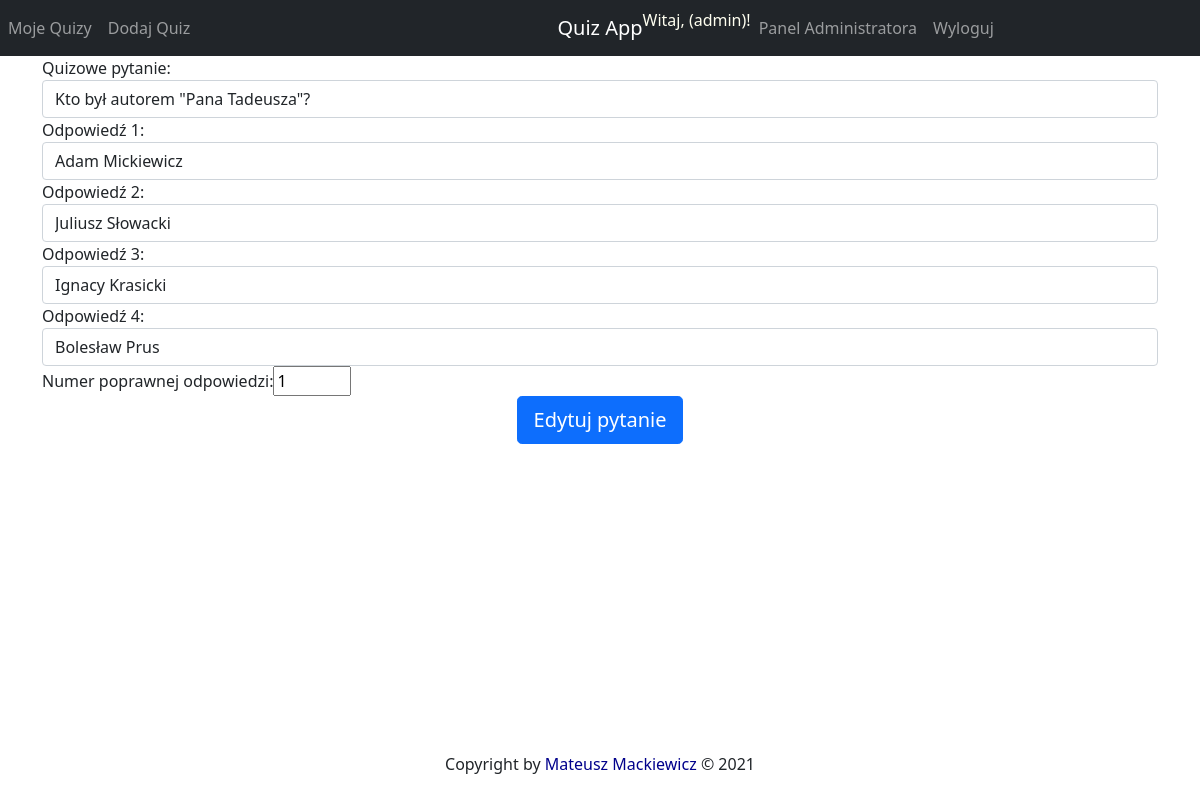
Screenshot of /edytujpytanie/1 (signed in) with the database file from the repository.
### quiz/models.py (models this page shows, shortened)
class Pytanie(models.Model):
    quiz = models.ForeignKey(Quiz, on_delete=models.CASCADE)
    pytanie = models.CharField(max_length=500)
    odpowiedz = models.IntegerField()
    opcja1 = models.CharField(max_length=500)
    opcja2 = models.CharField(max_length=500)
    opcja3 = models.CharField(max_length=500, blank=True)
    opcja4 = models.CharField(max_length=500, blank=True)

### quiz/views.py (the view, shortened to what this page needs)
# urls.py: path('edytujpytanie/<id>', edytuj_pytanie, name='edytuj_pytanie'),
@login_required
def edytuj_pytanie(request, id):
    pytanie = Pytanie.objects.get(id=id)
    form = PytanieForm(initial={'pytanie': pytanie.pytanie, 'opcja1': pytanie.opcja1, 'opcja2': pytanie.opcja2,
                                'opcja3': pytanie.opcja3, 'opcja4': pytanie.opcja4, 'odpowiedz': pytanie.odpowiedz})
    return render(request, 'edytujpytanie.html', {'form': form})

### quiz/forms.py
class PytanieForm(forms.Form):
    nazwaClass = forms.TextInput(attrs={'class': 'form-control'})
    pytanie = forms.CharField(widget=nazwaClass, label="Quizowe pytanie", max_length=500)
    opcja1 = forms.CharField(widget=nazwaClass, label="Odpowiedź 1", max_length=500)
    opcja2 = forms.CharField(widget=nazwaClass, label="Odpowiedź 2", max_length=500)
    opcja3 = forms.CharField(widget=nazwaClass, label="Odpowiedź 3", max_length=500, required=False)
    opcja4 = forms.CharField(widget=nazwaClass, label="Odpowiedź 4", max_length=500, required=False)
    odpowiedz = forms.IntegerField(min_value=1, max_value=4, label="Numer poprawnej odpowiedzi", initial=1)

### quiz/templates/edytujpytanie.html (shortened to what this page needs)
{% extends 'base.html' %}
{% block content %}
<form class="form-group my-2 my-lg-0 ml-auto" method="post">
  {{ form }}
   <center><button type="submit" class="btn btn-primary btn-lg my-2 my-sm-0">Edytuj pytanie</button></center>
</form>
{% endblock %}

### quiz/templates/base.html (shortened to what this page needs)
<!DOCTYPE html>
{% load static %}
<html lang="pl">
  <head>
    <link href="https://cdn.jsdelivr.net/npm/bootstrap@5.0.0-beta1/dist/css/bootstrap.min.css" rel="stylesheet">
  </head>
  <body>
  <nav class="navbar navbar-expand-lg navbar-dark bg-dark">
       <div class="navbar-collapse collapse w-100 order-1 order-md-0 dual-collapse2">
        <ul class="navbar-nav mr-auto">
            {% if user.is_authenticated %}
            <li class="nav-item" style="color:gray">
                <a href="{% url 'moje_quizy' %}" class="nav-link">Moje Quizy</a>
            </li>
            <li class="nav-item" style="color:gray">
                <a href="{% url 'dodaj_quiz' %}" class="nav-link">Dodaj Quiz</a>
            </li>
            {% endif %}
        </ul>
       </div>
        <div class="mx-auto order-0">
        <a class="navbar-brand mx-auto" href="{% url 'index' %}">Quiz App</a>
    </div>
      <div class="navbar-collapse collapse w-100 order-3 dual-collapse2">
        <ul class="navbar-nav ml-auto">
            {% if user.is_authenticated %}
            <li class="nav-item ">
                <font color="fffff">Witaj, <b>{{user.get_full_name }}</b> ({{ user.get_username }})!</font>
            </li>
            {% if user.is_superuser %}
            <li class="nav-item ">
                <a class="nav-link" href="/admin">Panel Administratora</a>
            </li>
            {% endif %}
            <li class="nav-item">
                <a class="nav-link" href="{% url 'wyloguj' %}">Wyloguj</a>
            </li>
            {% endif %}
        </ul>
    </div>
  </nav>
  <div class="container">
  {% block content %}
  {% endblock %}
  </div>
 <section class="copyright py-4 text-center text-dark fixed-bottom">
    <div class="container">
      <medium>Copyright by <font color="#00008b">Mateusz Mackiewicz</font> &copy; 2021</medium>
    </div>
  </section>
  </body>
</html>

### rows the page displays
Pytanie: pytanie "Kto był autorem \"Pana Tadeusza\"?", opcja1 "Adam Mickiewicz", opcja2 "Juliusz Słowacki", opcja3 "Ignacy Krasicki", opcja4 "Bolesław Prus", odpowiedz "1"

### other values shown
{{ user.get_username }} "admin"
